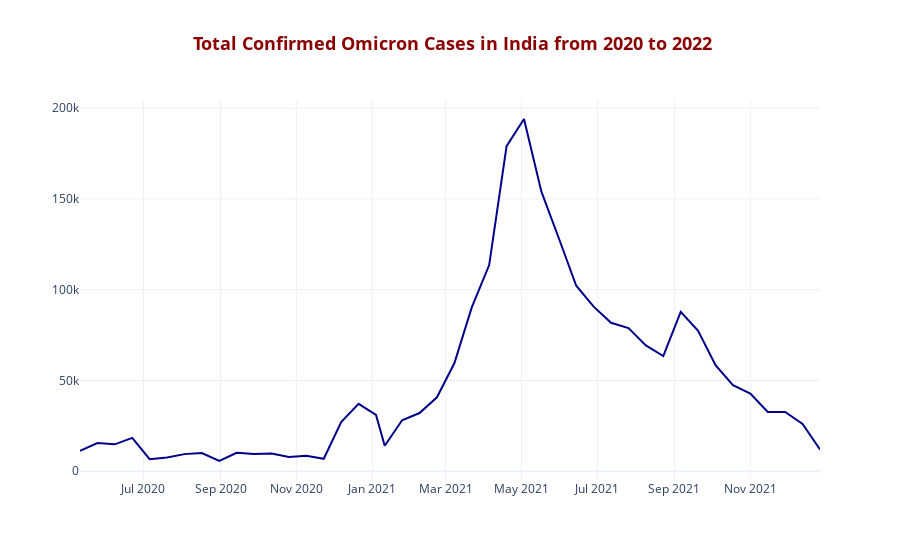

Notebook code for this chart:
### Code cell
fig = go.Figure()

fig.add_trace(go.Scatter(x = df_ind_omi['date'],
                         y = df_ind_omi['Total'],
                         mode = 'lines',
                         name = 'India',
                         marker_color = 'DarkBlue'))

fig.update_layout(title = '<b> Total Confirmed Omicron Cases in India from 2020 to 2022<b>',
                  title_x = 0.5,
                  title_font = dict(size = 18, color = 'Darkred'),
                  template = 'plotly_white')

fig.show()

### Figure 1 — Plotly figure (JSON) as saved in the notebook; plotly's stock layout.template omitted (floating-point values rounded to 4 significant figures)
{"data": [{"marker": {"color": "DarkBlue"}, "mode": "lines", "name": "India", "type": "scatter", "x": ["2020-05-11", "2020-05-25", "2020-06-08", "2020-06-22", "2020-07-06", "2020-07-20", "2020-08-03", "2020-08-17", "2020-08-31", "2020-09-14", "2020-09-28", "2020-10-12", "2020-10-26", "2020-11-09", "2020-11-23", "2020-12-07", "2020-12-21", "2021-01-04", "2021-01-11", "2021-01-25", "2021-02-08", "2021-02-22", "2021-03-08", "2021-03-22", "2021-04-05", "2021-04-19", "2021-05-03", "2021-05-17", "2021-05-31", "2021-06-14", "2021-06-28", "2021-07-12", "2021-07-26", "2021-08-09", "2021-08-23", "2021-09-06", "2021-09-20", "2021-10-04", "2021-10-18", "2021-11-01", "2021-11-15", "2021-11-29", "2021-12-13", "2021-12-27"], "y": [11304, 15576, 14808, 18384, 6624, 7608, 9432, 10032, 5640, 10152, 9528, 9816, 7896, 8496, 6864, 27120, 37104, 31032, 14016, 28080, 32064, 40728, 59472, 90264, 113616, 179112, 194064, 154008, 128352, 102192, 90696, 81792, 78840, 69312, 63480, 87768, 77376, 58464, 47472, 42744, 32688, 32640, 26040, 11976]}], "layout": {"autosize": true, "title": {"font": {"color": "Darkred", "size": 18}, "text": "<b> Total Confirmed Omicron Cases in India from 2020 to 2022<b>", "x": 0.5}, "xaxis": {"autorange": true, "range": ["2020-05-11", "2021-12-27"], "type": "date"}, "yaxis": {"autorange": true, "range": [-4828, 204532], "type": "linear"}}}
